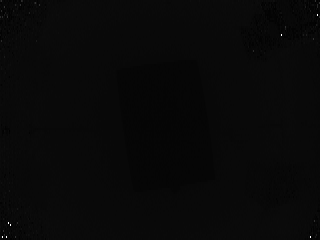
#> input picture ch3/3.2/src.png, 320 x 240 px
$ python code3_2_depthToColor.py
#> lines starting #> are read from the running program, lines starting #| are printed output that depends on the picture
##  功能描述
#   深度图的伪彩色转换
#   输入参数：
#   深度图（16 bit格式）
#   输出参数：
#   伪彩色图
import cv2
import numpy as np

# 读取深度图并8bit可视化
img_src = cv2.imread("src.png", -1)
#> img_src is the input picture: shape (240, 320) uint16; min 121, max 65300, mean 2305.1
img_dep = (img_src / 16).astype(np.uint8)
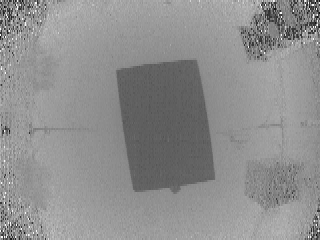
#> img_dep: shape (240, 320); min 3, max 252, mean 142.4
cv2.imshow("img_dep", img_dep)

# 图像归一化处理
img_dep = (img_dep - np.min(img_dep)) / (np.max(img_dep) - np.min(img_dep)) * 255
img_dep = img_dep.astype(np.uint8)
# 伪彩色图转换
img_rgb = cv2.applyColorMap(img_dep, cv2.COLORMAP_JET)
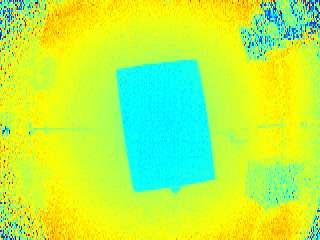
#> img_rgb: shape (240, 320, 3); mean B, G, R 72, 245.5, 183.5

cv2.imshow("img_rgb", img_rgb)
cv2.waitKey(0)
